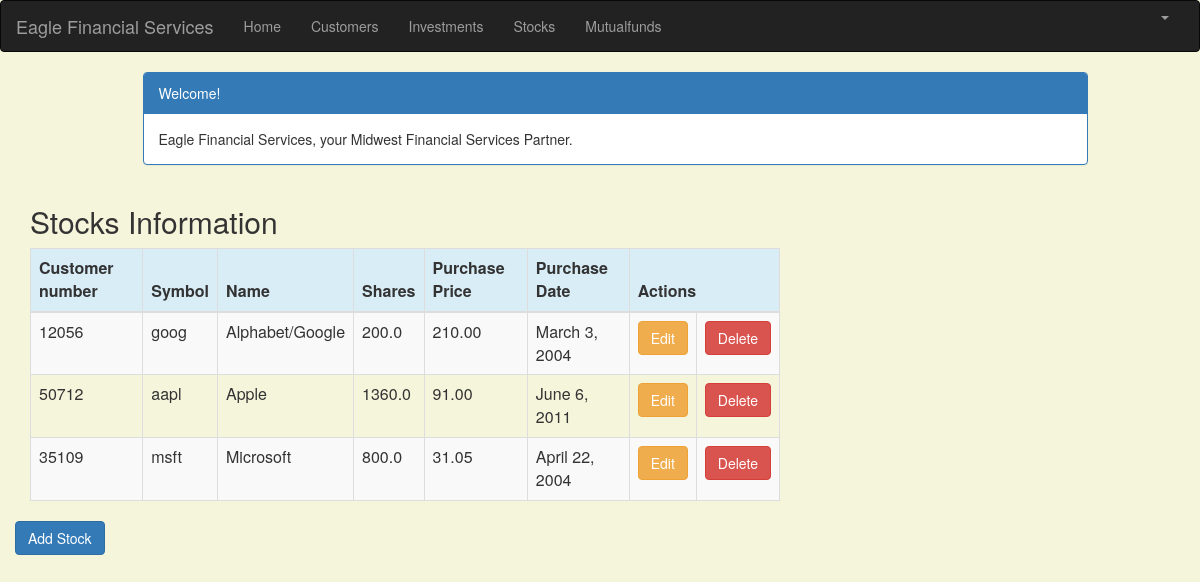
Before: /stock_list (signed in) with the older database file.
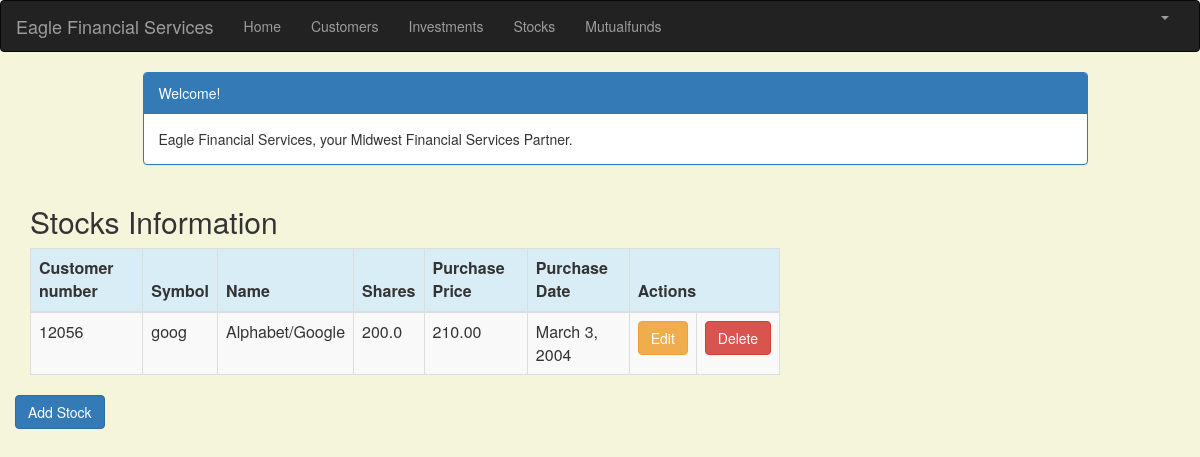
After: the same page with the newer database file.
### portfolio/models.py (models this page shows, shortened)
class Stock(models.Model):
    customer = models.ForeignKey(Customer, on_delete=models.CASCADE, related_name='stocks')
    symbol = models.CharField(max_length=10)
    name = models.CharField(max_length=50)
    shares = models.DecimalField (max_digits=10, decimal_places=1)
    purchase_price = models.DecimalField(max_digits=10, decimal_places=2)
    purchase_date = models.DateField(default=timezone.now, blank=True, null=True)

class Customer(models.Model):
    name = models.CharField(max_length=50)
    address = models.CharField(max_length=200)
    cust_number = models.IntegerField(blank=False, null=False)
    city = models.CharField(max_length=50)
    state = models.CharField(max_length=50)
    zipcode = models.CharField(max_length=10)
    email = models.EmailField(max_length=200)
    cell_phone = models.CharField(max_length=50)
    created_date = models.DateTimeField(
        default=timezone.now)
    updated_date = models.DateTimeField(auto_now_add=True)
    def __str__(self):
        return str(self.cust_number)

### portfolio/views.py (the view)
# urls.py: path('stock_list', views.stock_list, name='stock_list'),
@login_required
def stock_list(request):
   stocks = Stock.objects.filter(purchase_date__lte=timezone.now())
   return render(request, 'portfolio/stock_list.html', {'stocks': stocks})

### portfolio/templates/portfolio/stock_list.html (shortened to what this page needs)
{% extends 'portfolio/base.html' %}
{% block content %}
    <html>
    <head>
        <link rel="stylesheet" href="https://maxcdn.bootstrapcdn.com/bootstrap/3.3.4/css/bootstrap.min.css">
    </head>
    <body>
    <div class="container">
        <div class="row">
            <div class="col-md-10 col-md-offset-1">
                <div class="panel panel-primary">
                    <div class="panel-heading">Welcome!</div>
                    <div class="panel-body">
                        Eagle Financial Services, your Midwest Financial Services Partner.
                    </div>
                </div>
            </div>
        </div>
    </div>
    <div class="row">
        <h2 style="padding-left: 15Px">Stocks Information</h2>
    </div>
    <div>
        <table class="table table-striped table-bordered table-hover">
            <thead>
            <tr class="bg-info">
                <th>Customer number</th>
                <th>Symbol</th>
                <th>Name</th>
                <th>Shares</th>
                <th>Purchase Price</th>
                <th>Purchase Date</th>
                <th colspan="3">Actions</th>
            </tr>
            </thead>
            <tbody>
            {% for stock in stocks %}
                <tr>
                    <td>{{ stock.customer }}</td>
                    <td>{{ stock.symbol }}</td>
                    <td>{{ stock.name }}</td>
                    <td>{{ stock.shares }}</td>
                    <td>{{ stock.purchase_price }}</td>
                    <td>{{ stock.purchase_date }}</td>
                     <td><a href="{% url 'portfolio:stock_edit' pk=stock.pk %}"
                           class="btn btn-warning">Edit</a></td>
                    <td><a href="{% url 'portfolio:stock_delete' pk=stock.pk %}"
                           onclick="return confirm('Are you sure you want to delete?')"
                           class="btn btn-danger">Delete</a>
                    </td>
                </tr>
            {% endfor %}
            </tbody>
        </table>
     <div class="row">
         <a href="{% url 'portfolio:stock_new' %}" class="row"><span
                    class="btn btn-primary">Add Stock</span></a>
     </div>
    </div>
    </body>
    </html>
{% endblock %}

Changed rows visible on the page:
removed Stock: customer "50712", symbol "aapl", name "Apple", shares "1360.0", purchase_price "91.00", purchase_date "June 6, 2011"
removed Stock: customer "35109", symbol "msft", name "Microsoft", shares "800.0", purchase_price "31.05", purchase_date "April 22, 2004"
